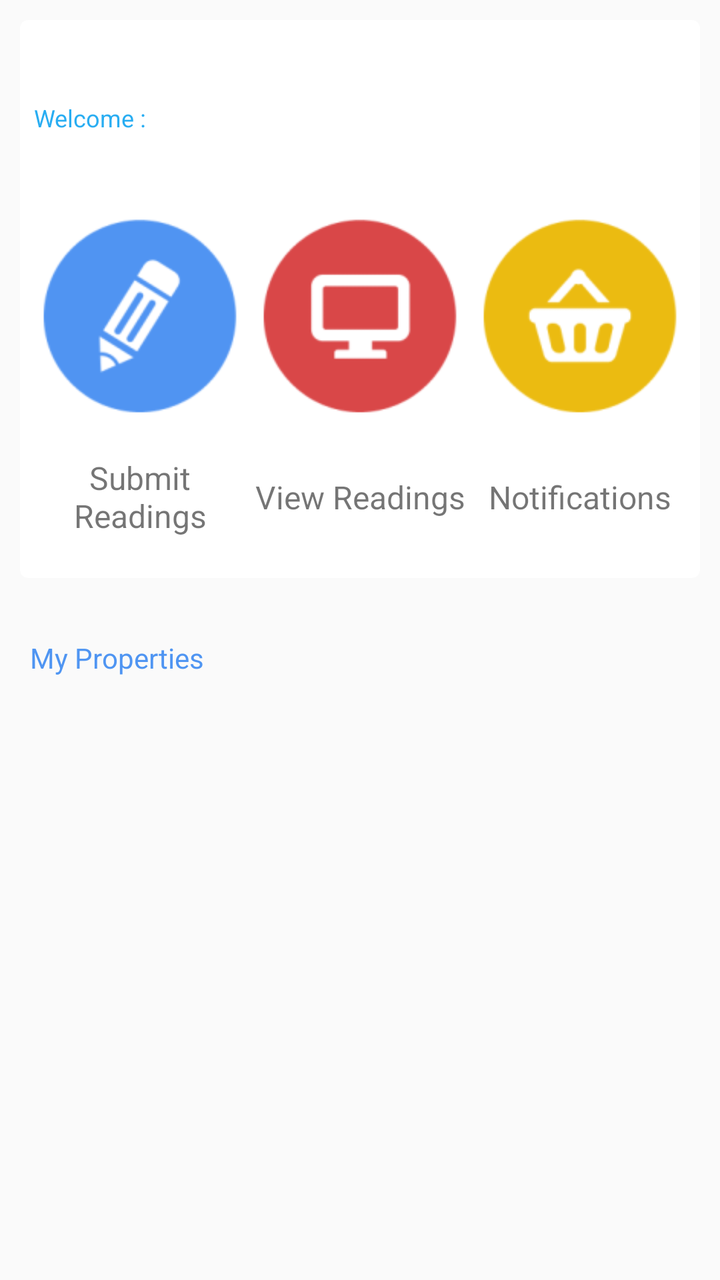
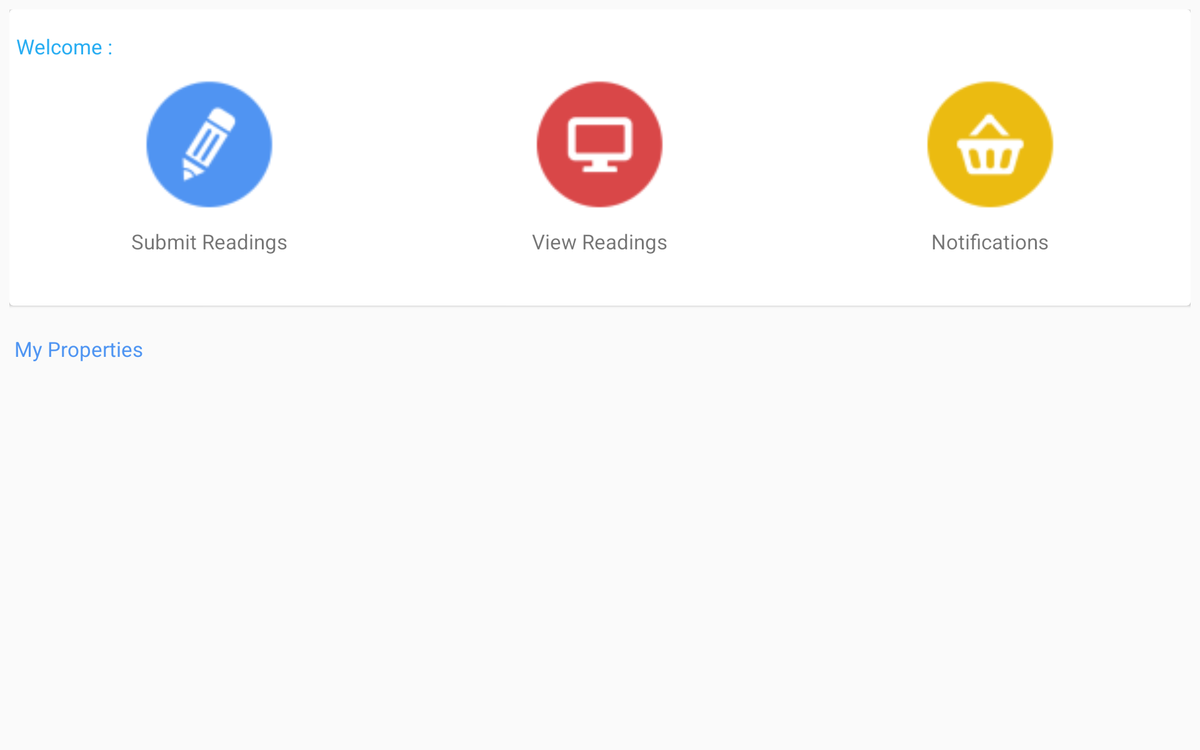

The same Android screen from two of the app's own layout files: first res/layout/ as a phone draws it, then the repository's variant for another configuration, drawn on a device whose configuration selects that folder. Both files follow.
<!-- AndroidManifest.xml: activity theme AppTheme -->
<!-- res/layout/fragment_smart_citizen_main.xml -->
<RelativeLayout xmlns:android="http://schemas.android.com/apk/res/android"
                xmlns:tools="http://schemas.android.com/tools"
                android:layout_width="match_parent"
                android:layout_height="match_parent"
                tools:context=".SmartCitizenMainActivity"
    >

    <LinearLayout
        android:layout_width="match_parent"
        android:layout_height="match_parent"
        android:weightSum="1"
        android:paddingTop="10dp"
        android:paddingLeft="10dp"
        android:paddingRight="10dp"
        android:orientation="vertical">

        <android.support.v7.widget.CardView
            xmlns:card_view="http://schemas.android.com/apk/res-auto"
            android:id="@+id/card_view"
            android:layout_gravity="center"
            android:layout_width="match_parent"
            android:layout_height="0dp"
            android:layout_weight="0.45"
            card_view:cardCornerRadius="4dp">
            <LinearLayout
                android:layout_width="match_parent"
                android:layout_height="match_parent"
                android:orientation="vertical"
                android:layout_marginTop="10dp"
                android:layout_marginRight="5dp"
                android:layout_marginLeft="5dp"
                android:layout_marginBottom="10dp"
                android:weightSum="1">

                <LinearLayout
                    android:orientation="horizontal"
                    android:layout_width="match_parent"
                    android:layout_height="0dp"
                    android:layout_weight="0.3"
                    >

                    <TextView
                        android:id="@+id/welcome"
                        android:layout_width="0dp"
                        android:layout_height="match_parent"
                        android:layout_marginLeft="2dp"
                        android:layout_marginRight="2dp"
                        android:text="@string/welcome_text"
                        android:textColor="@color/accent"
                        android:layout_weight="0.25"
                        android:gravity="center_vertical"
                        android:textSize="12sp"> </TextView>

                    <TextView
                        android:id="@+id/welcome_email_text"
                        android:layout_width="0dp"
                        android:layout_height="match_parent"
                        android:layout_marginLeft="2dp"
                        android:layout_marginRight="2dp"
                        android:layout_weight="0.75"

                        android:textColor="@color/red_400"
                        android:textStyle="bold"
                        android:textSize="14sp"
                        android:gravity="center_vertical"/>
                </LinearLayout>
                <LinearLayout
                    android:orientation="horizontal"
                    android:layout_width="match_parent"
                    android:layout_height="0dp"
                    android:layout_weight="0.7"
                    android:baselineAligned="true">

                    <LinearLayout
                        android:orientation="vertical"
                        android:layout_width="0dp"
                        android:layout_height="match_parent"
                        android:layout_weight="0.33">

                        <ImageView
                            android:layout_width="match_parent"
                            android:layout_height="0dp"
                            android:id="@+id/imgCaptureReading"
                            android:layout_weight="0.4"
                            android:src="@mipmap/capture_reading"/>

                        <TextView
                            android:layout_width="match_parent"
                            android:layout_height="0dp"
                            android:text="@string/submit_reading"
                            android:id="@+id/txtCaptureReading"
                            android:layout_weight="0.2"
                            android:gravity="center"
                            android:textSize="16sp"/>

                    </LinearLayout>

                    <LinearLayout
                        android:orientation="vertical"
                        android:layout_width="0dp"
                        android:layout_height="match_parent"
                        android:layout_weight="0.33">

                        <ImageView
                            android:layout_width="match_parent"
                            android:layout_height="0dp"
                            android:layout_weight="0.4"
                            android:id="@+id/imgViewReading"
                            android:src="@mipmap/view_reading"/>

                        <TextView
                            android:layout_width="match_parent"
                            android:layout_height="0dp"
                            android:text="@string/view_reading"
                            android:id="@+id/txtViewReading"
                            android:layout_weight="0.2"
                            android:gravity="center"
                            android:textSize="16sp"/>
                    </LinearLayout>

                    <LinearLayout
                        android:orientation="vertical"
                        android:layout_width="0dp"
                        android:layout_height="match_parent"
                        android:layout_weight="0.33">

                        <ImageView
                            android:layout_width="match_parent"
                            android:layout_height="0dp"
                            android:layout_weight="0.4"
                            android:id="@+id/imgNotification"
                            android:src="@mipmap/notification"/>
                        <TextView
                            android:layout_width="match_parent"
                            android:layout_height="0dp"
                            android:text="@string/view_notification"
                            android:id="@+id/txtNotification"
                            android:layout_weight="0.2"
                            android:gravity="center"
                            android:textSize="16sp"/>
                    </LinearLayout>
                </LinearLayout>


            </LinearLayout>
        </android.support.v7.widget.CardView>

        <LinearLayout
            android:layout_width="match_parent"
            android:layout_height="0dp"
            android:layout_weight="0.55"
            android:orientation="vertical"
            android:layout_marginTop="5dp"
            android:layout_marginBottom="5dp">


            <TextView
                android:id="@+id/property_heading"
                android:layout_width="match_parent"
                android:layout_height="0dp"
                android:layout_weight="0.1"
                android:text="@string/my_property_header"
                android:textColor="@color/smart_citizen_blue"
                android:gravity="center_vertical"
                android:layout_margin="5dp"/>


            <ListView
                android:layout_width="match_parent"
                android:elevation="4dp"
                android:layout_height="0dp"
                android:layout_weight="0.45"
                android:id="@+id/listview_properties"
                >


            </ListView>
        </LinearLayout>
    </LinearLayout>
</RelativeLayout>
<!-- resources referenced by this layout -->
<resources>
  <color name="accent">#f11ba8f1</color>
  <color name="red_400">#e84e40</color>
  <color name="smart_citizen_blue">#ff4f95f2</color>
  <!-- mipmap capture_reading: png bitmap (mipmap-hdpi, 2194 bytes) -->
  <!-- mipmap notification: png bitmap (mipmap-hdpi, 1981 bytes) -->
  <!-- mipmap view_reading: png bitmap (mipmap-hdpi, 1498 bytes) -->
  <string name="my_property_header">My Properties</string>
  <string name="submit_reading">Submit Readings</string>
  <string name="view_notification">Notifications</string>
  <string name="view_reading">View Readings</string>
  <string name="welcome_text">Welcome : </string>
  <style name="AppTheme" parent="@style/Theme.AppCompat.Light.DarkActionBar">
          <item name="colorPrimary">@color/primary</item>
          <item name="colorPrimaryDark">@color/primary_dark</item>
          <item name="colorAccent">@color/accent</item>
          <item name="android:textColorPrimary">@color/smart_citizen_text_color</item>
  
      </style>
  <color name="primary">#ff4f95f2</color>
  <color name="primary_dark">#ff1ca8f4</color>
  <color name="smart_citizen_text_color">#00001F</color>
</resources>
<!-- res/layout-xlarge/fragment_smart_citizen_main.xml (the repository's variant of the layout above) -->
<!-- drawn on a large tablet held sideways -->
<RelativeLayout xmlns:android="http://schemas.android.com/apk/res/android"
                xmlns:tools="http://schemas.android.com/tools"
                android:layout_width="match_parent"
                android:layout_height="match_parent"
                tools:context=".SmartCitizenMainActivity"
    >

    <LinearLayout
        android:layout_width="match_parent"
        android:layout_height="match_parent"
        android:weightSum="1"
        android:paddingTop="10dp"
        android:paddingLeft="10dp"
        android:paddingRight="10dp"
        android:orientation="vertical">

        <android.support.v7.widget.CardView
            xmlns:card_view="http://schemas.android.com/apk/res-auto"
            android:id="@+id/card_view"
            android:layout_gravity="center"
            android:layout_width="match_parent"
            android:layout_height="0dp"
            android:layout_weight="0.4"
            card_view:cardCornerRadius="4dp">
            <LinearLayout
                android:layout_width="match_parent"
                android:layout_height="match_parent"
                android:orientation="vertical"
                android:layout_marginTop="10dp"
                android:layout_marginRight="5dp"
                android:layout_marginLeft="5dp"
                android:layout_marginBottom="10dp"
                android:weightSum="1">

                <LinearLayout
                    android:orientation="horizontal"
                    android:layout_width="match_parent"
                    android:layout_height="0dp"
                    android:layout_weight="0.2"
                    >

                    <TextView
                        android:id="@+id/welcome"
                        android:layout_width="0dp"
                        android:layout_height="match_parent"
                        android:layout_marginLeft="2dp"
                        android:layout_marginRight="2dp"
                        android:text="@string/welcome_text"
                        android:textColor="@color/accent"
                        android:layout_weight="0.2"
                        android:gravity="center_vertical"
                        android:textSize="22sp"> </TextView>

                    <TextView
                        android:id="@+id/welcome_email_text"
                        android:layout_width="0dp"
                        android:layout_height="match_parent"
                        android:layout_marginLeft="2dp"
                        android:layout_marginRight="2dp"
                        android:layout_weight="0.8"

                        android:textColor="@color/red_400"
                        android:gravity="center_vertical"
                        android:textStyle="bold"
                        android:textSize="22sp"/>
                </LinearLayout>
                <LinearLayout
                    android:orientation="horizontal"
                    android:layout_width="match_parent"
                    android:layout_height="0dp"
                    android:layout_weight="0.7">

                    <LinearLayout
                        android:orientation="vertical"
                        android:layout_width="0dp"
                        android:layout_height="match_parent"
                        android:layout_weight="0.33">

                        <ImageView
                            android:layout_width="match_parent"
                            android:layout_height="0dp"
                            android:id="@+id/imgCaptureReading"
                            android:layout_weight="0.4"
                            android:src="@mipmap/capture_reading"/>

                        <TextView
                            android:layout_width="match_parent"
                            android:layout_height="0dp"
                            android:text="@string/submit_reading"
                            android:id="@+id/txtCaptureReading"
                            android:layout_weight="0.15"
                            android:gravity="center"
                            android:textSize="22sp"/>

                    </LinearLayout>

                    <LinearLayout
                        android:orientation="vertical"
                        android:layout_width="0dp"
                        android:layout_height="match_parent"
                        android:layout_weight="0.33">

                        <ImageView
                            android:layout_width="match_parent"
                            android:layout_height="0dp"
                            android:layout_weight="0.4"
                            android:id="@+id/imgViewReading"
                            android:src="@mipmap/view_reading"/>

                        <TextView
                            android:layout_width="match_parent"
                            android:layout_height="0dp"
                            android:text="@string/view_reading"
                            android:id="@+id/txtViewReading"
                            android:layout_weight="0.15"
                            android:gravity="center"
                            android:textSize="22sp"/>
                    </LinearLayout>

                    <LinearLayout
                        android:orientation="vertical"
                        android:layout_width="0dp"
                        android:layout_height="match_parent"
                        android:layout_weight="0.33">

                        <ImageView
                            android:layout_width="match_parent"
                            android:layout_height="0dp"
                            android:layout_weight="0.4"
                            android:id="@+id/imgNotification"
                            android:src="@mipmap/notification"/>
                        <TextView
                            android:layout_width="match_parent"
                            android:layout_height="0dp"
                            android:text="@string/view_notification"
                            android:id="@+id/txtNotification"
                            android:layout_weight="0.15"
                            android:gravity="center"
                            android:textSize="22sp"/>
                    </LinearLayout>
                </LinearLayout>


            </LinearLayout>
        </android.support.v7.widget.CardView>

        <LinearLayout
            android:layout_width="match_parent"
            android:layout_height="0dp"
            android:layout_weight="0.6"
            android:orientation="vertical"
            >

            <LinearLayout
                android:layout_width="match_parent"
                android:layout_height="0dp"
                android:orientation="horizontal"
                android:layout_weight="0.1"
                android:layout_marginTop="5dp">

                <TextView
                    android:id="@+id/property_heading"
                    android:layout_width="match_parent"
                    android:layout_height="match_parent"
                    android:text="@string/my_property_header"
                    android:textColor="@color/smart_citizen_blue"
                    android:gravity="center_vertical"
                    android:layout_marginLeft="5dp"
                    android:layout_marginRight="5dp"
                    android:layout_marginTop="5dp"
                    android:textSize="22sp"/>
                
            </LinearLayout>

            <ListView
                android:layout_width="match_parent"
                android:layout_height="0dp"
                android:layout_weight="0.5"
                android:layout_marginTop="5dp"
                android:id="@+id/listview_properties"
                android:smoothScrollbar="true"
                android:layout_marginLeft="5dp">


            </ListView>
        </LinearLayout>
    </LinearLayout>
</RelativeLayout>
